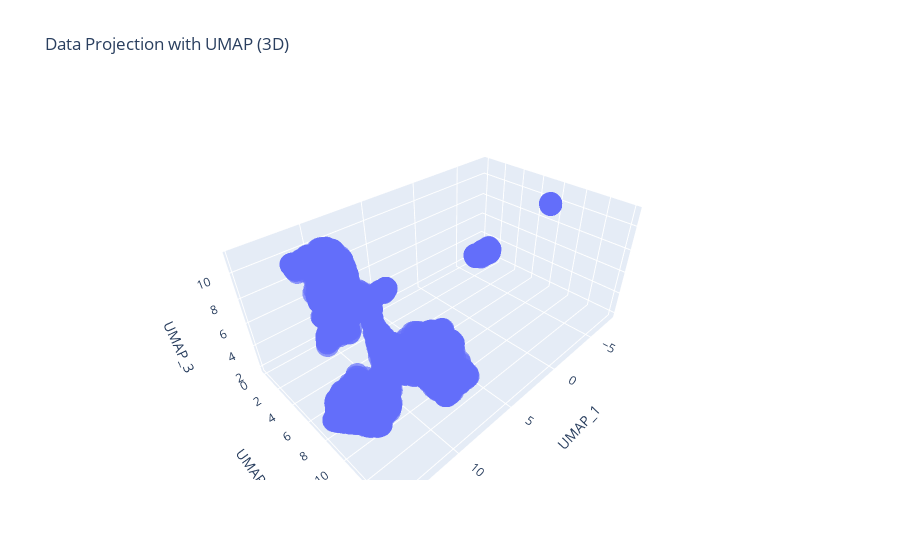

The cell this chart's notebook holds for it:
### Code cell
# Visualize UMAP-reduced data in 3D
fig = px.scatter_3d(df_umap, x="UMAP_1", y="UMAP_2", z="UMAP_3", 
                    title="Data Projection with UMAP (3D)", opacity=0.7)
fig.show()

### Figure 1 — Plotly figure (JSON) as saved in the notebook; plotly's stock layout.template omitted (floating-point values rounded to 4 significant figures; data arrays with more than 128 entries replaced by an {"elided": "..."} marker saying what was removed)
{"data": [{"hovertemplate": "UMAP_1=%{x}<br>UMAP_2=%{y}<br>UMAP_3=%{z}<extra></extra>", "legendgroup": "", "marker": {"color": "#636efa", "opacity": 0.7, "symbol": "circle"}, "mode": "markers", "name": "", "scene": "scene", "showlegend": false, "type": "scatter3d", "x": {"elided": "4117 float values"}, "y": {"elided": "4117 float values"}, "z": {"elided": "4117 float values"}}], "layout": {"legend": {"tracegroupgap": 0}, "scene": {"domain": {"x": [0, 1], "y": [0, 1]}, "xaxis": {"title": {"text": "UMAP_1"}}, "yaxis": {"title": {"text": "UMAP_2"}}, "zaxis": {"title": {"text": "UMAP_3"}}}, "title": {"text": "Data Projection with UMAP (3D)"}}}
